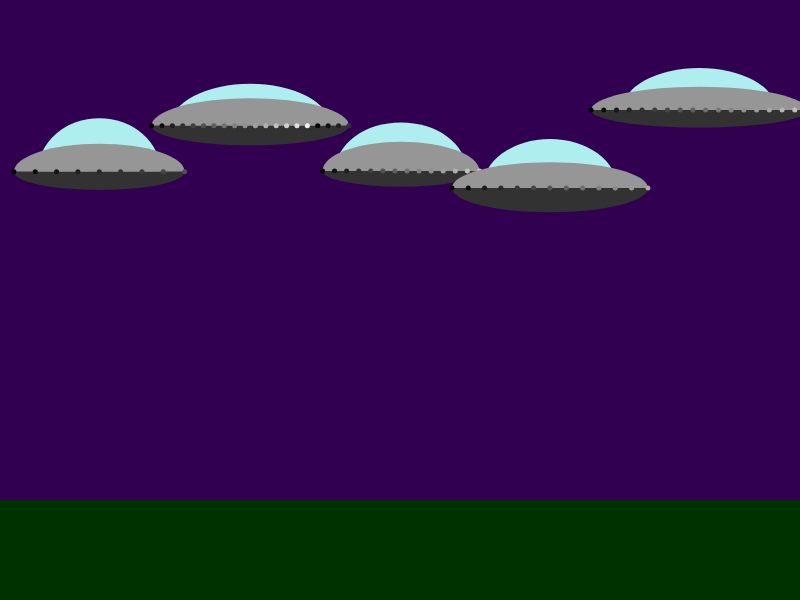
Frame 1 (no input)
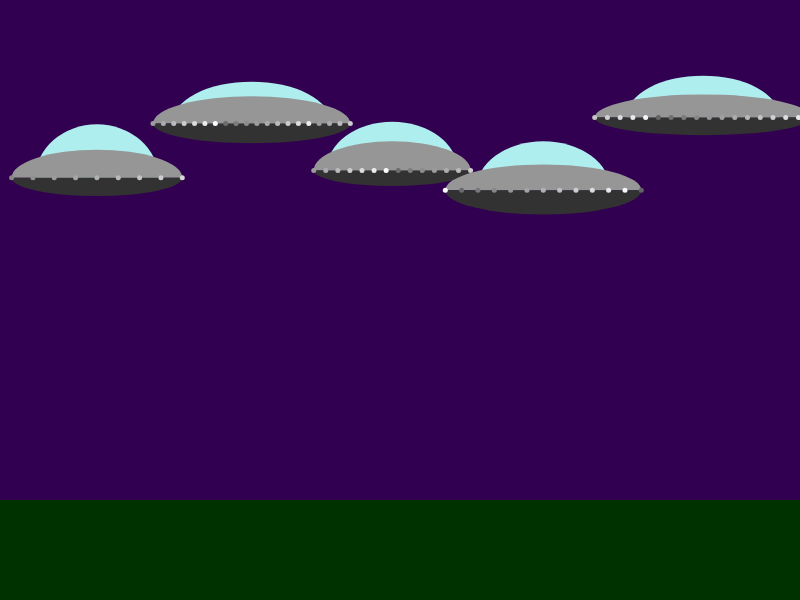
Frame 60 (no input)
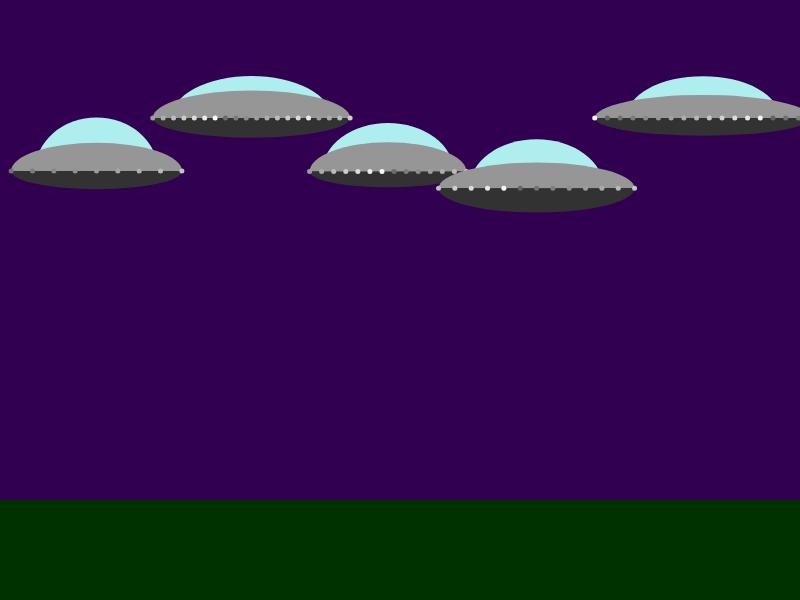
Frame 120 (the mouse pressed at the canvas centre since frame 60)

The p5.js sketch that drew these frames (run headless with seeded random() and noise() and a simulated clock; from frame 60 on, the mouse is pressed at the canvas centre):

// p5.js sketch
// ── sketch.js
//Topic 1.1 
//Object orientation revisted
//part two

var flyingSaucers;

function FlyingSaucer(x,y)
{
    this.x = x;
    this.y = y;
    this.width = random(150,250);
    this.height = random(75,125);
    this.window_width = random(0.65,0.85),
    this.window_height = random(0.75,1),
    this.base_height = random(0.25,0.5),
    this.num_lights = floor(random(5,25)),
    this.light_inc = floor(random(5,10)),
    this.brightnesses = [],
    this.beamOn = false,

    this.beam = function()
    {
        if(random() > 0.25)
        {
            fill(255,255,100,150);
            beginShape();
            vertex(this.x - 25,this.y + this.height * this.base_height * 0.5);
            vertex(this.x + 25,this.y + this.height * this.base_height * 0.5);
            vertex(this.x + 70,height - 100);
            vertex(this.x - 70,height - 100);
            endShape();
        }
    },

    this.hover = function()
    {
        this.x += random(-1,1);
        this.y += random(-1,1);   
        
        if(this.beamOn && random() > 0.9995)
        {
            this.beamOn = false;
        }
        else if(!this.beamOn && random() > 0.9995)
        {
            this.beamOn = true;
        }
    }
    
    this.draw = function()
    {
        if(this.beamOn)
        {
            this.beam();
        }
    
        //draw the window
        fill(175,238,238);
        arc(
            this.x,
            this.y,
            this.width * this.window_width,
            this.height * this.window_height,
            PI,TWO_PI);

        //draw the body
        fill(150);
        arc(
            this.x,
            this.y,
            this.width,
            this.height/2,
            PI,TWO_PI);

        //draw the base
        fill(50);
        arc(
            this.x,
            this.y,
            this.width,
            this.height * this.base_height,
            0,PI);

        //draw the lights
        var incr = (this.width/(this.num_lights -1)); 

        for(var i = 0; i < this.num_lights; i++)
        {

            var x = this.x - this.width/2 + i * incr;
            fill(this.brightnesses[i]);
            ellipse(
                x,
                this.y,
                5,
                5
            )
            this.brightnesses[i] += this.light_inc;
            if(this.brightnesses[i] > 255)
            {
                this.brightnesses[i] = 100;
            }
        }
    }
    
    
    //////// setup code /////////
    
    for(var i = 0; i < this.num_lights; i++)
    {
        this.brightnesses.push((i * this.light_inc * 2)%255);
    }
}



function setup()
{
    createCanvas(800,600);
    noStroke();
    
    flyingSaucers = [];
    
    for(var i = 0; i < 5; i++)
    {
        flyingSaucers.push(new FlyingSaucer(100 + i * 150, floor(random(100,200))));
    }
    


}

function draw()
{
    background(50,0,80);
    
    //draw the ground
    fill(0,50,0);
    rect(0,height - 100, width, 100);
    
    
    for(var i = 0; i < flyingSaucers.length; i++)
    {
        flyingSaucers[i].hover();
    
        //draw the flying saucer
        flyingSaucers[i].draw();
    }
    


}
